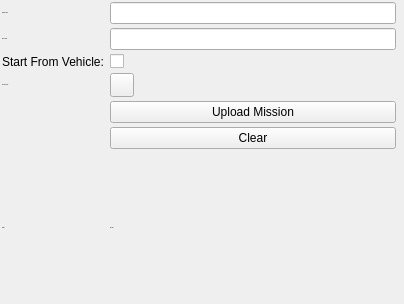
<?xml version="1.0" encoding="UTF-8"?>
<ui version="4.0">
 <class>plan_mission_config</class>
 <widget class="QWidget" name="plan_mission_config">
  <property name="geometry">
   <rect>
    <x>0</x>
    <y>0</y>
    <width>404</width>
    <height>304</height>
   </rect>
  </property>
  <property name="windowTitle">
   <string>Form</string>
  </property>
  <property name="styleSheet">
   <string notr="true"/>
  </property>
  <layout class="QGridLayout" name="gridLayout">
   <property name="leftMargin">
    <number>2</number>
   </property>
   <property name="topMargin">
    <number>2</number>
   </property>
   <property name="rightMargin">
    <number>2</number>
   </property>
   <property name="bottomMargin">
    <number>2</number>
   </property>
   <property name="verticalSpacing">
    <number>4</number>
   </property>
   <item row="3" column="2">
    <widget class="QLineEdit" name="route_topic"/>
   </item>
   <item row="11" column="2" colspan="2">
    <widget class="QLabel" name="status">
     <property name="font">
      <font>
       <pointsize>-1</pointsize>
      </font>
     </property>
     <property name="styleSheet">
      <string notr="true"/>
     </property>
     <property name="text">
      <string>No topic</string>
     </property>
     <property name="wordWrap">
      <bool>true</bool>
     </property>
    </widget>
   </item>
   <item row="6" column="0">
    <widget class="QLabel" name="label_3">
     <property name="font">
      <font>
       <pointsize>-1</pointsize>
      </font>
     </property>
     <property name="text">
      <string>Preview Color:</string>
     </property>
    </widget>
   </item>
   <item row="2" column="0">
    <widget class="QLabel" name="label">
     <property name="font">
      <font>
       <pointsize>-1</pointsize>
      </font>
     </property>
     <property name="text">
      <string>Mission Topic:</string>
     </property>
    </widget>
   </item>
   <item row="6" column="2">
    <widget class="mapviz::ColorButton" name="color">
     <property name="maximumSize">
      <size>
       <width>24</width>
       <height>24</height>
      </size>
     </property>
     <property name="autoFillBackground">
      <bool>false</bool>
     </property>
     <property name="styleSheet">
      <string notr="true"/>
     </property>
     <property name="text">
      <string/>
     </property>
    </widget>
   </item>
   <item row="2" column="2">
    <widget class="QLineEdit" name="mission_topic">
     <property name="font">
      <font>
       <pointsize>-1</pointsize>
      </font>
     </property>
    </widget>
   </item>
   <item row="7" column="2">
    <widget class="QPushButton" name="uploadMission">
     <property name="text">
      <string>Upload Mission</string>
     </property>
    </widget>
   </item>
   <item row="11" column="0">
    <widget class="QLabel" name="label_2">
     <property name="font">
      <font>
       <pointsize>-1</pointsize>
      </font>
     </property>
     <property name="text">
      <string>Status:</string>
     </property>
    </widget>
   </item>
   <item row="3" column="0">
    <widget class="QLabel" name="label_4">
     <property name="font">
      <font>
       <pointsize>-1</pointsize>
      </font>
     </property>
     <property name="text">
      <string>Route Topic:</string>
     </property>
    </widget>
   </item>
   <item row="5" column="2">
    <widget class="QCheckBox" name="start_from_vehicle">
     <property name="text">
      <string/>
     </property>
    </widget>
   </item>
   <item row="5" column="0">
    <widget class="QLabel" name="label_5">
     <property name="text">
      <string>Start From Vehicle:</string>
     </property>
    </widget>
   </item>
   <item row="10" column="2">
    <widget class="QPushButton" name="clear">
     <property name="text">
      <string>Clear</string>
     </property>
    </widget>
   </item>
  </layout>
 </widget>
 <customwidgets>
  <customwidget>
   <class>mapviz::ColorButton</class>
   <extends>QPushButton</extends>
   <header location="global">mapviz/color_button.h</header>
  </customwidget>
 </customwidgets>
 <resources/>
 <connections/>
 <slots>
  <slot>SelectColor()</slot>
  <slot>SelectTopic()</slot>
  <slot>TopicEdited()</slot>
  <slot>PositionToleranceChanged(double)</slot>
  <slot>AngleToleranceChanged(double)</slot>
 </slots>
</ui>
